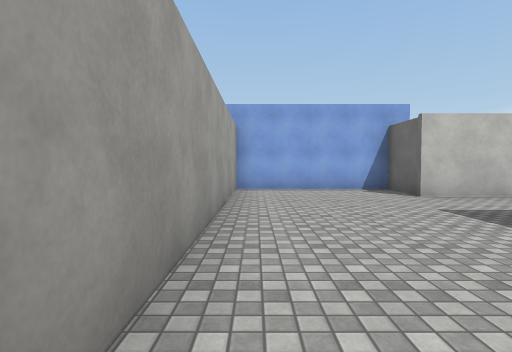
view 1 (above)

19 first-person views from a walk through a scene from a Unity 3-D project. The camera is 1.3 m above the floor, tilts 2° down and sees 80° across. The floor is counted in squares, 2 m on a side. Each view is taken from the middle of a square. On the plan, view 1 faces up. The plan holds only what a view shows up to about 10 squares ahead; the rest is blank. The place goes on beyond the plan. The player character is not drawn. Surface patterns are stand-ins for the level's own textures.

view 2
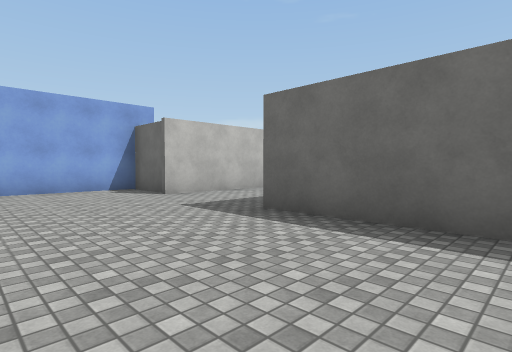

view 3
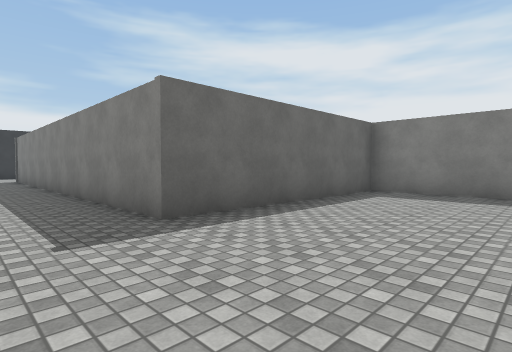

view 4
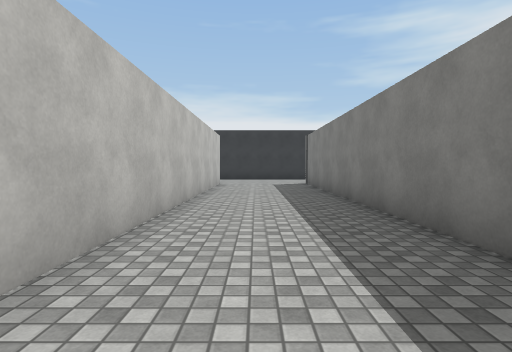

view 5
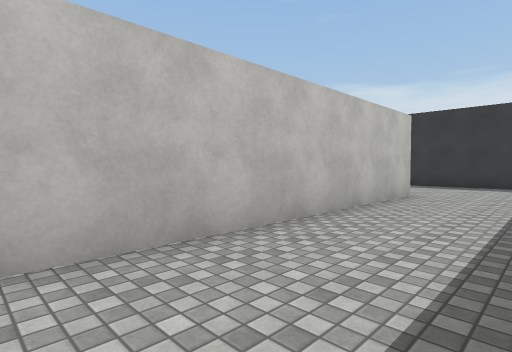

view 6
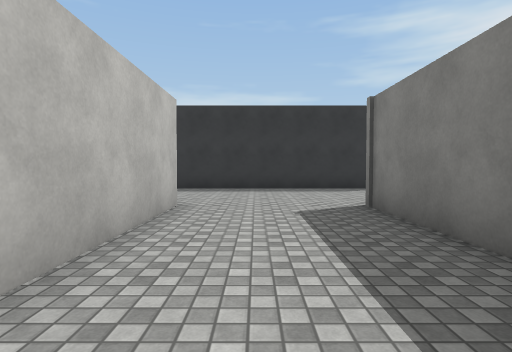

view 7
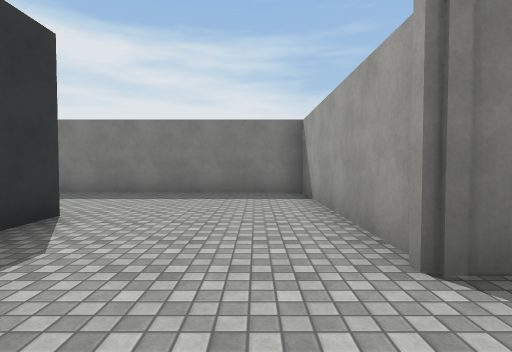

view 8
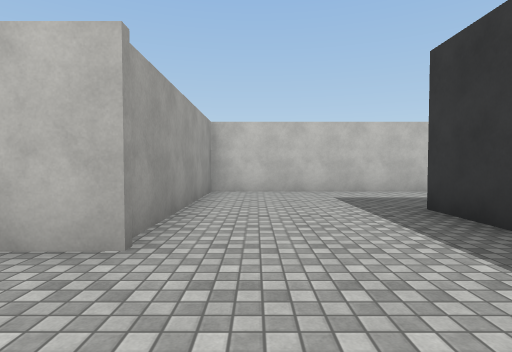

view 9
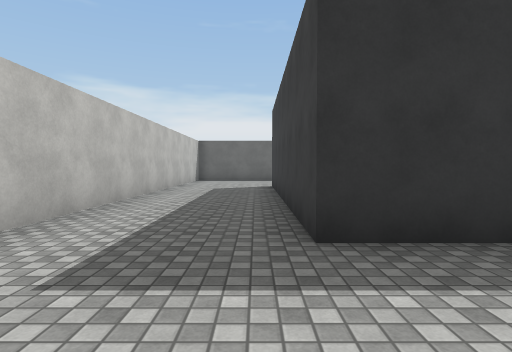

view 10
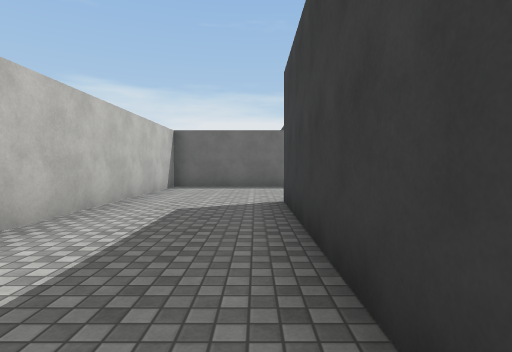

view 11
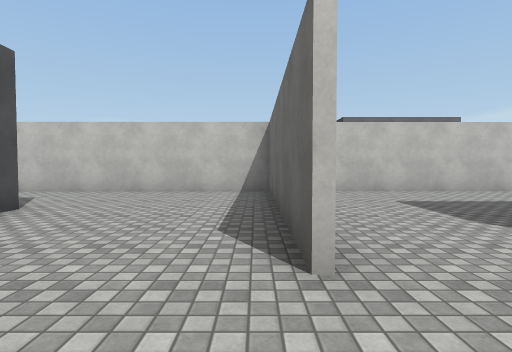

view 12
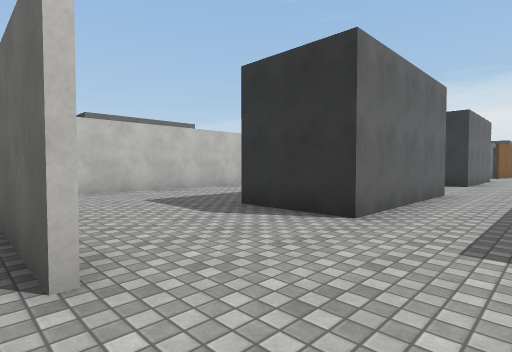

view 13
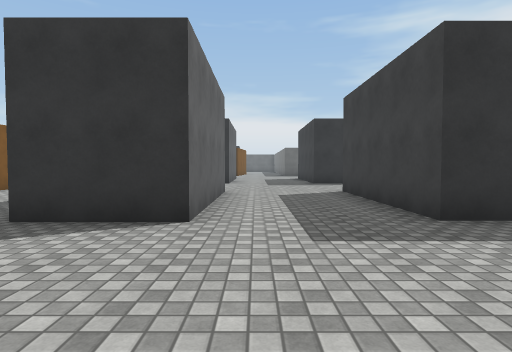

view 14
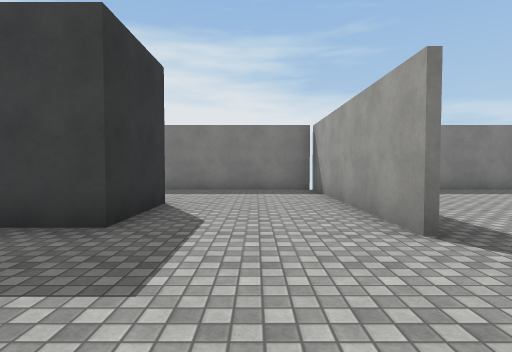

view 15
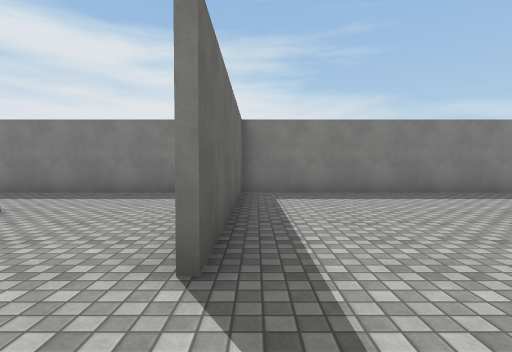

view 16
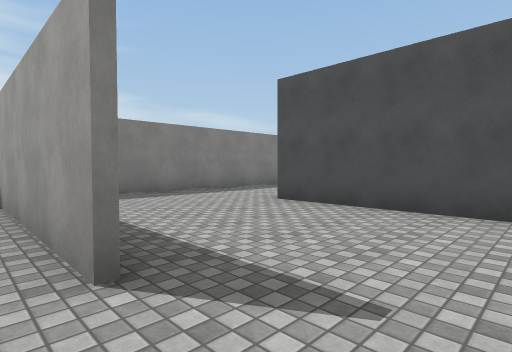

view 17
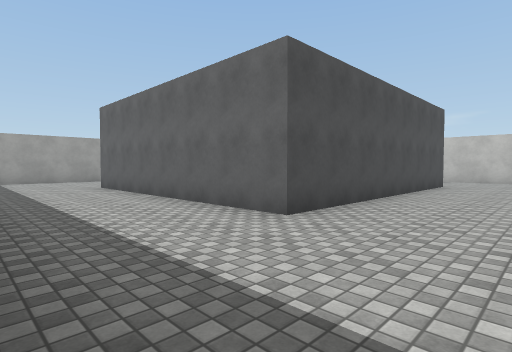

view 18
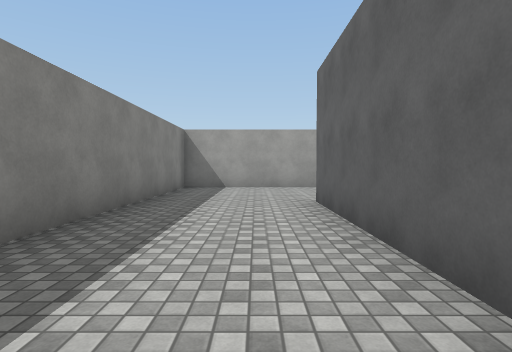

view 19
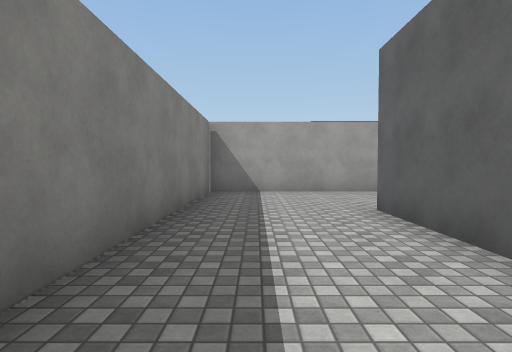

### Floor plan
Points are (right, up) in squares from view 1. A wall is a line through its corners. A room is listed if a view was taken in it or the views show most of it. See-through windows are left out.
Room 1 (views 1, 2, 3, 4, 5, 6, 7, 8, 9, 10, 17, 18)
walls: (18.5, 1.1) (18.5, 8.5) (25.5, 8.5) (25.5, 1.1) (18.5, 1.1); (23, -2.1) (29.4, -2.1); (3.6, 6.8) (3.6, 8.3) (-0.5, 8.3) (-0.5, 0.6); (29.3, 5.8) (29.3, 11.5) (14.9, 11.5) (14.9, 6.3) (3.4, 6.3); (29.3, -1.9) (29.3, 3.2); (0.6, -2.5) (3.4, -2.5) (3.4, 3.2) (14.9, 3.2) (14.9, -2.1) (21.5, -2.1)
ways out: opening at (29, 4.5) to room 2
Room 2 (views 11, 12, 13, 14, 15, 16, 19)
walls: (36.6, 5.8) (32.5, 5.8) (32.5, 7.9); (29.5, 3.2) (29.5, -2.1) (35.8, -2.1); (35, 0.8) (32.5, 0.8) (32.5, 2.8) (36.6, 2.8); (35.6, 11.5) (30.9, 11.5)
ways out: opening at (29, 4.5) to room 1

Where each view was taken, in squares from view 1:
view 1: 0 up, 0 right, facing up
view 2: 0 up, 0 right, facing up-right
view 3: 5 up, 0 right, facing down-right
view 4: 5 up, 4 right, facing right
view 5: 4 up, 8 right, facing up-right
view 6: 5 up, 10 right, facing right
view 7: 5 up, 16 right, facing down
view 8: 4 up, 16 right, facing up
view 9: 9 up, 16 right, facing right
view 10: 9 up, 20 right, facing right
view 11: 4 up, 29 right, facing up
view 12: 4 up, 29 right, facing up-right
view 13: 5 up, 29 right, facing right
view 14: 6 up, 31 right, facing down
view 15: 5 up, 29 right, facing down
view 16: 5 up, 30 right, facing down-left
view 17: 2 down, 28 right, facing up-left
view 18: 0 up, 24 right, facing left
view 19: 1 down, 37 right, facing left
